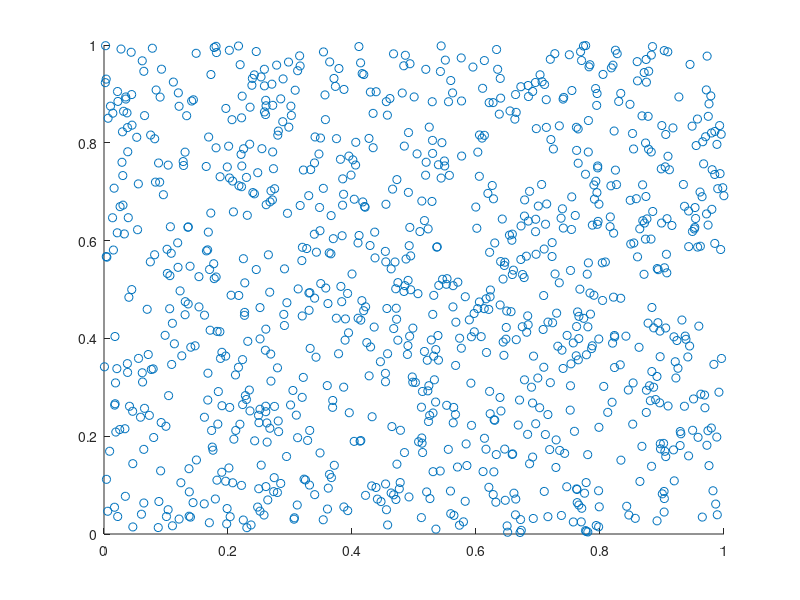
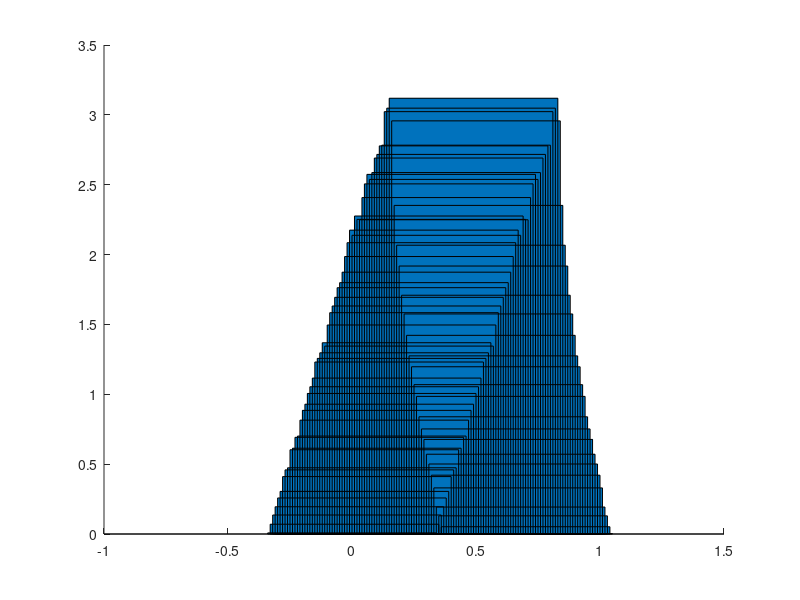

MATLAB code to generate these figures, in order: (Note: this script raises an error after producing the figures.)
clear all;
close all;
clc;

Nexp = 100000;

X = rand(1,Nexp);
Y = rand(1,Nexp);
figure(1)
scatter(X(1:1000),Y(1:1000)) % acessando somente as 1000 primeiras posições

D = sqrt((X - 0.5).^2 + (Y - 0.5).^2);

SD = -0.1 : 0.01 : 0.8;

freq_D = hist(D,SD);
pdf_D = freq_D / trapz(SD, freq_D);
figure(2)
bar(SD, pdf_D, 'D') % Poderia usar plot()
